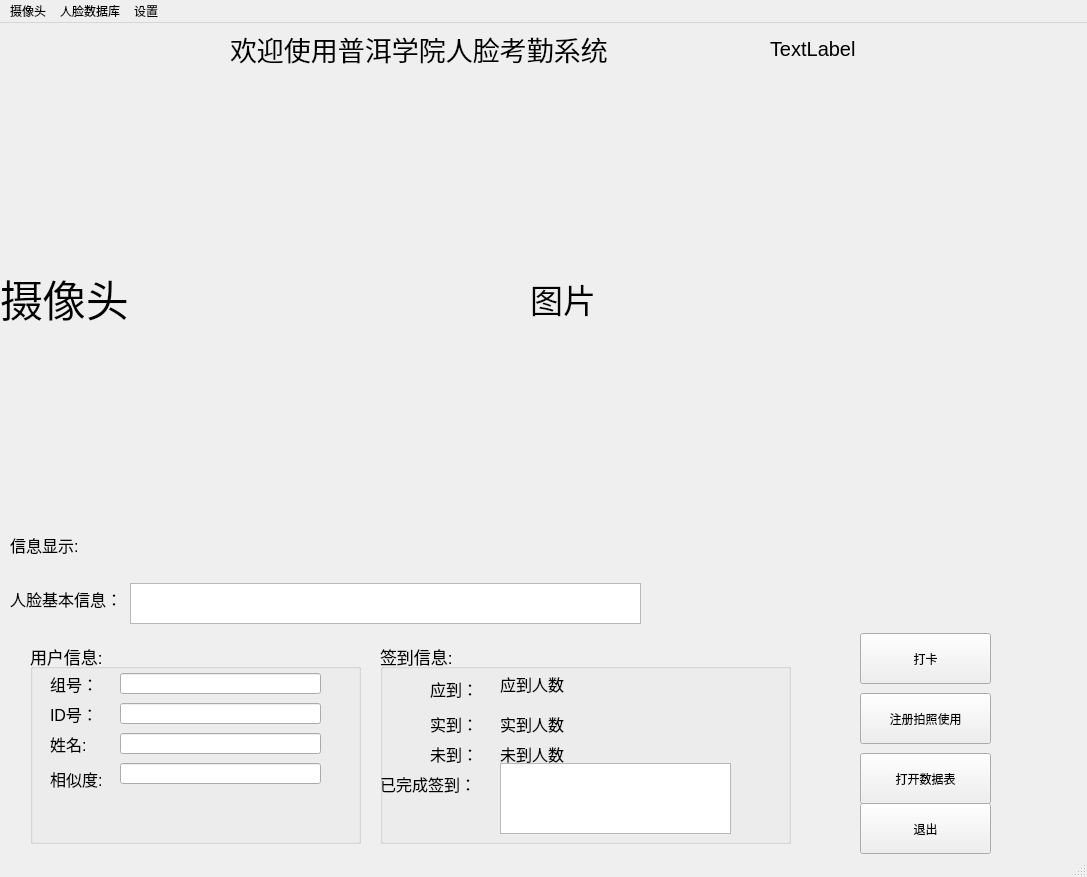
<?xml version="1.0" encoding="UTF-8"?>
<ui version="4.0">
 <class>MainWindow</class>
 <widget class="QMainWindow" name="MainWindow">
  <property name="geometry">
   <rect>
    <x>0</x>
    <y>0</y>
    <width>1087</width>
    <height>877</height>
   </rect>
  </property>
  <property name="windowTitle">
   <string>MainWindow</string>
  </property>
  <widget class="QWidget" name="centralwidget">
   <widget class="QLabel" name="label">
    <property name="geometry">
     <rect>
      <x>0</x>
      <y>60</y>
      <width>521</width>
      <height>431</height>
     </rect>
    </property>
    <property name="font">
     <font>
      <pointsize>32</pointsize>
     </font>
    </property>
    <property name="text">
     <string>摄像头</string>
    </property>
   </widget>
   <widget class="QLabel" name="label_2">
    <property name="geometry">
     <rect>
      <x>530</x>
      <y>60</y>
      <width>541</width>
      <height>431</height>
     </rect>
    </property>
    <property name="font">
     <font>
      <pointsize>25</pointsize>
     </font>
    </property>
    <property name="text">
     <string>图片</string>
    </property>
   </widget>
   <widget class="QPushButton" name="pushButton">
    <property name="geometry">
     <rect>
      <x>860</x>
      <y>610</y>
      <width>131</width>
      <height>51</height>
     </rect>
    </property>
    <property name="text">
     <string>打卡</string>
    </property>
   </widget>
   <widget class="QPushButton" name="pushButton_2">
    <property name="geometry">
     <rect>
      <x>860</x>
      <y>670</y>
      <width>131</width>
      <height>51</height>
     </rect>
    </property>
    <property name="text">
     <string>注册拍照使用</string>
    </property>
   </widget>
   <widget class="QPushButton" name="pushButton_3">
    <property name="geometry">
     <rect>
      <x>860</x>
      <y>730</y>
      <width>131</width>
      <height>51</height>
     </rect>
    </property>
    <property name="text">
     <string>打开数据表</string>
    </property>
   </widget>
   <widget class="QPushButton" name="pushButton_4">
    <property name="geometry">
     <rect>
      <x>860</x>
      <y>780</y>
      <width>131</width>
      <height>51</height>
     </rect>
    </property>
    <property name="text">
     <string>退出</string>
    </property>
   </widget>
   <widget class="QTextEdit" name="textEdit">
    <property name="geometry">
     <rect>
      <x>130</x>
      <y>560</y>
      <width>511</width>
      <height>41</height>
     </rect>
    </property>
   </widget>
   <widget class="QLabel" name="label_3">
    <property name="geometry">
     <rect>
      <x>10</x>
      <y>501</y>
      <width>121</width>
      <height>41</height>
     </rect>
    </property>
    <property name="font">
     <font>
      <pointsize>12</pointsize>
     </font>
    </property>
    <property name="text">
     <string>信息显示:</string>
    </property>
   </widget>
   <widget class="QLabel" name="label_4">
    <property name="geometry">
     <rect>
      <x>770</x>
      <y>10</y>
      <width>311</width>
      <height>31</height>
     </rect>
    </property>
    <property name="font">
     <font>
      <pointsize>15</pointsize>
     </font>
    </property>
    <property name="text">
     <string>TextLabel</string>
    </property>
   </widget>
   <widget class="QLabel" name="label_5">
    <property name="geometry">
     <rect>
      <x>10</x>
      <y>560</y>
      <width>111</width>
      <height>31</height>
     </rect>
    </property>
    <property name="font">
     <font>
      <pointsize>12</pointsize>
     </font>
    </property>
    <property name="text">
     <string>人脸基本信息：</string>
    </property>
   </widget>
   <widget class="QGroupBox" name="groupBox">
    <property name="geometry">
     <rect>
      <x>30</x>
      <y>620</y>
      <width>331</width>
      <height>201</height>
     </rect>
    </property>
    <property name="font">
     <font>
      <pointsize>13</pointsize>
     </font>
    </property>
    <property name="title">
     <string>用户信息:</string>
    </property>
    <widget class="QLineEdit" name="lineEdit_4">
     <property name="geometry">
      <rect>
       <x>90</x>
       <y>120</y>
       <width>201</width>
       <height>21</height>
      </rect>
     </property>
    </widget>
    <widget class="QLabel" name="label_8">
     <property name="geometry">
      <rect>
       <x>20</x>
       <y>90</y>
       <width>61</width>
       <height>21</height>
      </rect>
     </property>
     <property name="font">
      <font>
       <pointsize>12</pointsize>
      </font>
     </property>
     <property name="text">
      <string>姓名:</string>
     </property>
    </widget>
    <widget class="QLabel" name="label_9">
     <property name="geometry">
      <rect>
       <x>20</x>
       <y>120</y>
       <width>61</width>
       <height>31</height>
      </rect>
     </property>
     <property name="font">
      <font>
       <pointsize>12</pointsize>
      </font>
     </property>
     <property name="text">
      <string>相似度:</string>
     </property>
    </widget>
    <widget class="QLabel" name="label_7">
     <property name="geometry">
      <rect>
       <x>20</x>
       <y>60</y>
       <width>61</width>
       <height>21</height>
      </rect>
     </property>
     <property name="font">
      <font>
       <pointsize>12</pointsize>
      </font>
     </property>
     <property name="text">
      <string>ID号：</string>
     </property>
    </widget>
    <widget class="QLabel" name="label_6">
     <property name="geometry">
      <rect>
       <x>20</x>
       <y>30</y>
       <width>61</width>
       <height>21</height>
      </rect>
     </property>
     <property name="font">
      <font>
       <pointsize>12</pointsize>
      </font>
     </property>
     <property name="text">
      <string>组号：</string>
     </property>
    </widget>
    <widget class="QLineEdit" name="lineEdit_2">
     <property name="geometry">
      <rect>
       <x>90</x>
       <y>60</y>
       <width>201</width>
       <height>21</height>
      </rect>
     </property>
    </widget>
    <widget class="QLineEdit" name="lineEdit_3">
     <property name="geometry">
      <rect>
       <x>90</x>
       <y>90</y>
       <width>201</width>
       <height>21</height>
      </rect>
     </property>
    </widget>
    <widget class="QLineEdit" name="lineEdit">
     <property name="geometry">
      <rect>
       <x>90</x>
       <y>30</y>
       <width>201</width>
       <height>21</height>
      </rect>
     </property>
    </widget>
   </widget>
   <widget class="QGroupBox" name="groupBox_2">
    <property name="geometry">
     <rect>
      <x>380</x>
      <y>620</y>
      <width>411</width>
      <height>201</height>
     </rect>
    </property>
    <property name="font">
     <font>
      <pointsize>13</pointsize>
     </font>
    </property>
    <property name="title">
     <string>签到信息:</string>
    </property>
    <widget class="QLabel" name="label_10">
     <property name="geometry">
      <rect>
       <x>50</x>
       <y>30</y>
       <width>61</width>
       <height>31</height>
      </rect>
     </property>
     <property name="font">
      <font>
       <pointsize>12</pointsize>
      </font>
     </property>
     <property name="text">
      <string>应到：</string>
     </property>
    </widget>
    <widget class="QLabel" name="label_14">
     <property name="geometry">
      <rect>
       <x>120</x>
       <y>30</y>
       <width>101</width>
       <height>21</height>
      </rect>
     </property>
     <property name="font">
      <font>
       <pointsize>12</pointsize>
      </font>
     </property>
     <property name="text">
      <string>应到人数</string>
     </property>
    </widget>
    <widget class="QLabel" name="label_11">
     <property name="geometry">
      <rect>
       <x>50</x>
       <y>70</y>
       <width>61</width>
       <height>21</height>
      </rect>
     </property>
     <property name="font">
      <font>
       <pointsize>12</pointsize>
      </font>
     </property>
     <property name="text">
      <string>实到：</string>
     </property>
    </widget>
    <widget class="QLabel" name="label_15">
     <property name="geometry">
      <rect>
       <x>120</x>
       <y>70</y>
       <width>71</width>
       <height>21</height>
      </rect>
     </property>
     <property name="font">
      <font>
       <pointsize>12</pointsize>
      </font>
     </property>
     <property name="text">
      <string>实到人数</string>
     </property>
    </widget>
    <widget class="QLabel" name="label_12">
     <property name="geometry">
      <rect>
       <x>50</x>
       <y>100</y>
       <width>71</width>
       <height>21</height>
      </rect>
     </property>
     <property name="font">
      <font>
       <pointsize>12</pointsize>
      </font>
     </property>
     <property name="text">
      <string>未到：</string>
     </property>
    </widget>
    <widget class="QLabel" name="label_16">
     <property name="geometry">
      <rect>
       <x>120</x>
       <y>100</y>
       <width>81</width>
       <height>21</height>
      </rect>
     </property>
     <property name="font">
      <font>
       <pointsize>12</pointsize>
      </font>
     </property>
     <property name="text">
      <string>未到人数</string>
     </property>
    </widget>
    <widget class="QLabel" name="label_13">
     <property name="geometry">
      <rect>
       <x>0</x>
       <y>130</y>
       <width>91</width>
       <height>21</height>
      </rect>
     </property>
     <property name="font">
      <font>
       <pointsize>12</pointsize>
      </font>
     </property>
     <property name="text">
      <string>已完成签到：</string>
     </property>
    </widget>
    <widget class="QTextEdit" name="textEdit_2">
     <property name="geometry">
      <rect>
       <x>120</x>
       <y>120</y>
       <width>231</width>
       <height>71</height>
      </rect>
     </property>
    </widget>
   </widget>
   <widget class="QLabel" name="label_17">
    <property name="geometry">
     <rect>
      <x>230</x>
      <y>10</y>
      <width>391</width>
      <height>31</height>
     </rect>
    </property>
    <property name="font">
     <font>
      <pointsize>20</pointsize>
     </font>
    </property>
    <property name="text">
     <string>欢迎使用普洱学院人脸考勤系统</string>
    </property>
   </widget>
  </widget>
  <widget class="QMenuBar" name="menubar">
   <property name="geometry">
    <rect>
     <x>0</x>
     <y>0</y>
     <width>1087</width>
     <height>23</height>
    </rect>
   </property>
   <widget class="QMenu" name="menu">
    <property name="title">
     <string>摄像头</string>
    </property>
    <addaction name="actionopen"/>
    <addaction name="actionclose"/>
   </widget>
   <widget class="QMenu" name="menu_2">
    <property name="title">
     <string>人脸数据库</string>
    </property>
    <addaction name="actionFace_regest"/>
    <addaction name="actiondelete"/>
    <addaction name="actionselect"/>
    <addaction name="actionuserlist"/>
   </widget>
   <widget class="QMenu" name="menu_3">
    <property name="title">
     <string>设置</string>
    </property>
    <addaction name="actionbegin_daka"/>
    <addaction name="actionexplain"/>
    <addaction name="actionversion"/>
   </widget>
   <addaction name="menu"/>
   <addaction name="menu_2"/>
   <addaction name="menu_3"/>
  </widget>
  <widget class="QStatusBar" name="statusbar"/>
  <action name="actionopen">
   <property name="text">
    <string>open</string>
   </property>
  </action>
  <action name="actionclose">
   <property name="text">
    <string>close</string>
   </property>
  </action>
  <action name="actionFace_regest">
   <property name="text">
    <string>注册</string>
   </property>
  </action>
  <action name="actiondelete">
   <property name="text">
    <string>删除</string>
   </property>
  </action>
  <action name="actionselect">
   <property name="text">
    <string>查询</string>
   </property>
  </action>
  <action name="actionbegin_daka">
   <property name="text">
    <string>打卡前设置</string>
   </property>
  </action>
  <action name="actionexplain">
   <property name="text">
    <string>说明</string>
   </property>
  </action>
  <action name="actionversion">
   <property name="text">
    <string>版本</string>
   </property>
  </action>
  <action name="actionuserlist">
   <property name="text">
    <string>查询所有用户</string>
   </property>
  </action>
 </widget>
 <resources/>
 <connections/>
</ui>
